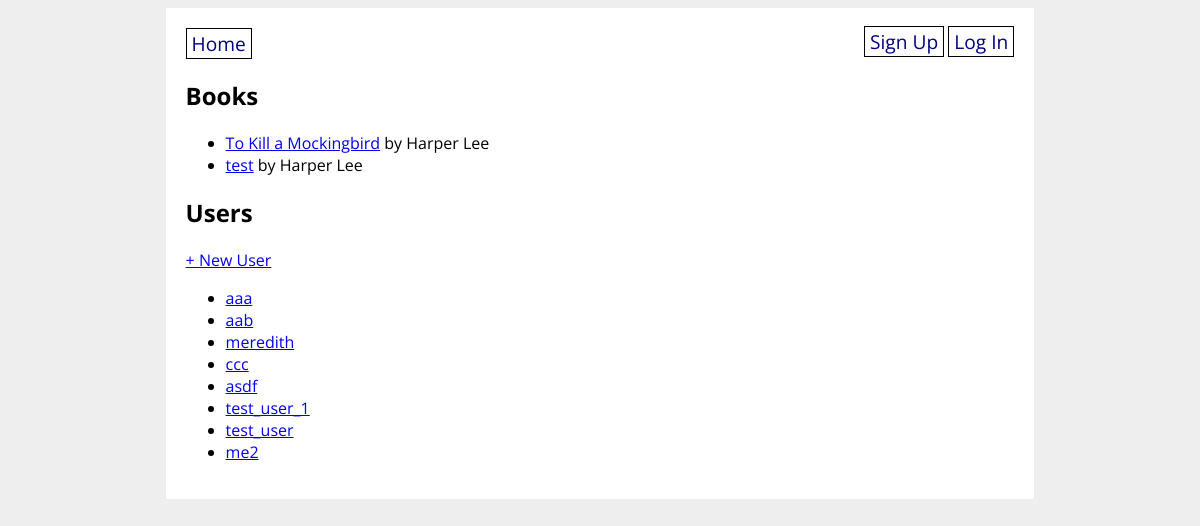
The app's page /, older data.
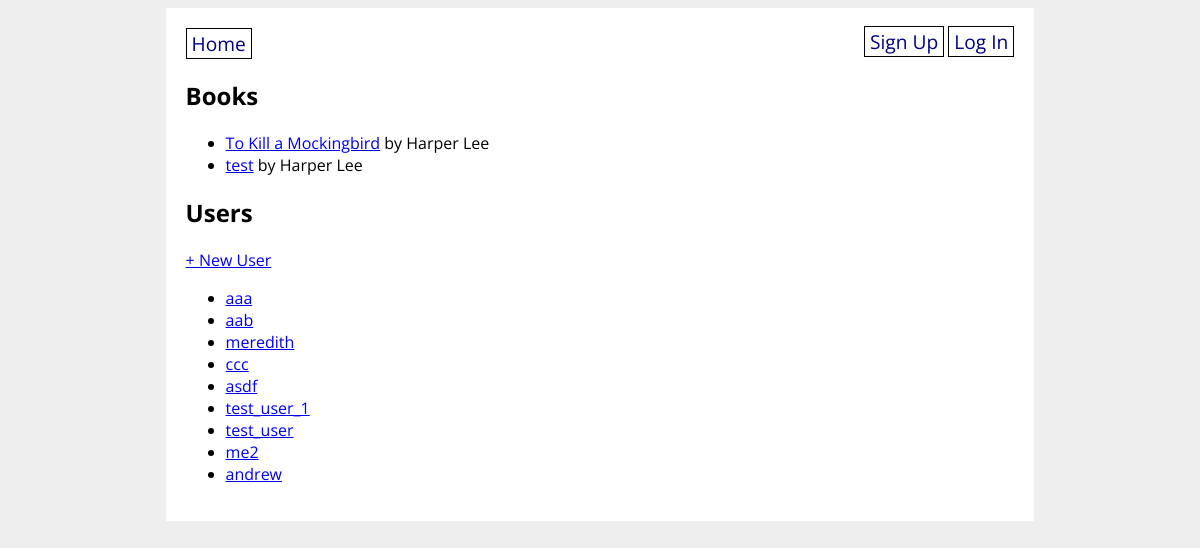
The same page, newer data.
### books_app/models.py (models this page shows, shortened)
class Book(db.Model):
    id = db.Column(db.Integer, primary_key=True)
    title = db.Column(db.String(80), nullable=False)
    publish_date = db.Column(db.Date)
    author_id = db.Column(db.Integer, db.ForeignKey('author.id'), nullable=False)
    author = db.relationship('Author', back_populates='books')
    audience = db.Column(db.Enum(Audience), default=Audience.ALL)
    genres = db.relationship(
        'Genre', secondary='book_genre', back_populates='books')
    users_who_favorited = db.relationship(
        'User', secondary='user_book', back_populates='favorite_books')
    def __repr__(self):
        return f'<Book: {self.title}>'

class Author(db.Model):
    id = db.Column(db.Integer, primary_key=True)
    name = db.Column(db.String(80), nullable=False)
    biography = db.Column(db.String(200))
    books = db.relationship('Book', back_populates='author')

class User(UserMixin, db.Model):
    id = db.Column(db.Integer, primary_key=True)
    username = db.Column(db.String(80), nullable=False, unique=True)
    password = db.Column(db.String(200), nullable=False)
    favorite_books = db.relationship(
        'Book', secondary='user_book', back_populates='users_who_favorited')

### books_app/main/routes.py (the view)
@main.route('/')
def homepage():
    all_books = Book.query.all()
    all_users = User.query.all()
    print(all_books)
    return render_template('home.html',
        all_books=all_books, all_users=all_users)

### books_app/templates/home.html
{% extends 'base.html' %}
{% block content %}
<h2>Books</h2>
<ul>
{% for book in all_books %}
    <li><a href="/book/{{ book.id }}">{{ book.title }}</a> by {{ book.author.name }}</li>
{% endfor %}
</ul>
<h2>Users</h2>
<p>
    <a href="/create_user">+ New User</a>
</p>
<ul>
    {% for user in all_users %}
        <li><a href="/profile/{{ user.username }}">{{ user.username }}</a></li>
    {% endfor %}
</ul>
{% endblock %}

### books_app/templates/base.html (shortened to what this page needs)
<!DOCTYPE html>
<html>
    <head>
        <link rel="stylesheet" href="/static/style.css">
    </head>
    <body>
        <div id="content">
            <nav>
                <a href="/">Home</a>
                <div>
                    {% if current_user.is_authenticated %}
                    <a href="/create_book">Create Book</a>
                    <a href="/create_author">Create Author</a>
                    <a href="/create_genre">Create Genre</a>
                    <a href="/logout">Log Out</a>
                    {% else %}
                    <a href="/signup">Sign Up</a>
                    <a href="/login">Log In</a>
                    {% endif %}
                </div>
            </nav>
            {% block content %}{% endblock %}
        </div>
    </body>
</html>

### books_app/static/style.css (style rules this page uses)
body { display: flex; flex-direction: column; align-items: center; background-color: #eee; font-family: 'Open Sans', sans-serif; }
#content { width: 70%; background-color: white; padding: 20px; }
nav { width: 100%; display: flex; flex-direction: row; justify-content: space-between; }
nav a { color: navy; text-decoration: none; border: 1px solid black; padding: 1px 5px; font-size: 1.2em; }

Row changes from the older to the newer data that the page shows:
added User: username "andrew"
